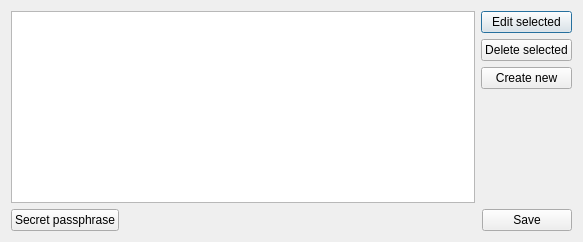
<?xml version="1.0" encoding="UTF-8"?>
<ui version="4.0">
 <class>PasswordsManagerDialog</class>
 <widget class="QDialog" name="PasswordsManagerDialog">
  <property name="geometry">
   <rect>
    <x>0</x>
    <y>0</y>
    <width>583</width>
    <height>242</height>
   </rect>
  </property>
  <property name="windowTitle">
   <string>Dialog</string>
  </property>
  <layout class="QVBoxLayout" name="verticalLayout">
   <item>
    <layout class="QHBoxLayout" name="horizontalLayout_2">
     <item>
      <widget class="QColumnView" name="columnView"/>
     </item>
     <item>
      <layout class="QVBoxLayout" name="verticalLayout_2">
       <item>
        <widget class="QPushButton" name="pushButton_2">
         <property name="minimumSize">
          <size>
           <width>90</width>
           <height>0</height>
          </size>
         </property>
         <property name="text">
          <string>Edit selected</string>
         </property>
        </widget>
       </item>
       <item>
        <widget class="QPushButton" name="pushButton_3">
         <property name="minimumSize">
          <size>
           <width>90</width>
           <height>0</height>
          </size>
         </property>
         <property name="text">
          <string>Delete selected</string>
         </property>
        </widget>
       </item>
       <item>
        <widget class="QPushButton" name="pushButton_5">
         <property name="text">
          <string>Create new</string>
         </property>
        </widget>
       </item>
       <item>
        <spacer name="verticalSpacer">
         <property name="orientation">
          <enum>Qt::Vertical</enum>
         </property>
         <property name="sizeHint" stdset="0">
          <size>
           <width>20</width>
           <height>40</height>
          </size>
         </property>
        </spacer>
       </item>
      </layout>
     </item>
    </layout>
   </item>
   <item>
    <layout class="QHBoxLayout" name="horizontalLayout">
     <item>
      <widget class="QPushButton" name="pushButton_4">
       <property name="minimumSize">
        <size>
         <width>90</width>
         <height>0</height>
        </size>
       </property>
       <property name="text">
        <string>Secret passphrase</string>
       </property>
      </widget>
     </item>
     <item>
      <spacer name="horizontalSpacer">
       <property name="orientation">
        <enum>Qt::Horizontal</enum>
       </property>
       <property name="sizeHint" stdset="0">
        <size>
         <width>40</width>
         <height>20</height>
        </size>
       </property>
      </spacer>
     </item>
     <item>
      <widget class="QPushButton" name="pushButton">
       <property name="minimumSize">
        <size>
         <width>90</width>
         <height>0</height>
        </size>
       </property>
       <property name="text">
        <string>Save</string>
       </property>
      </widget>
     </item>
    </layout>
   </item>
  </layout>
 </widget>
 <resources/>
 <connections/>
</ui>
